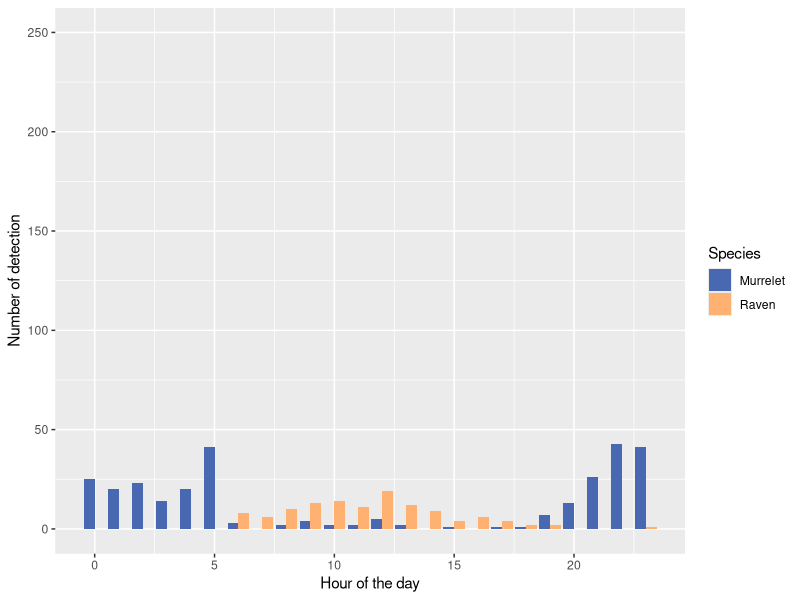
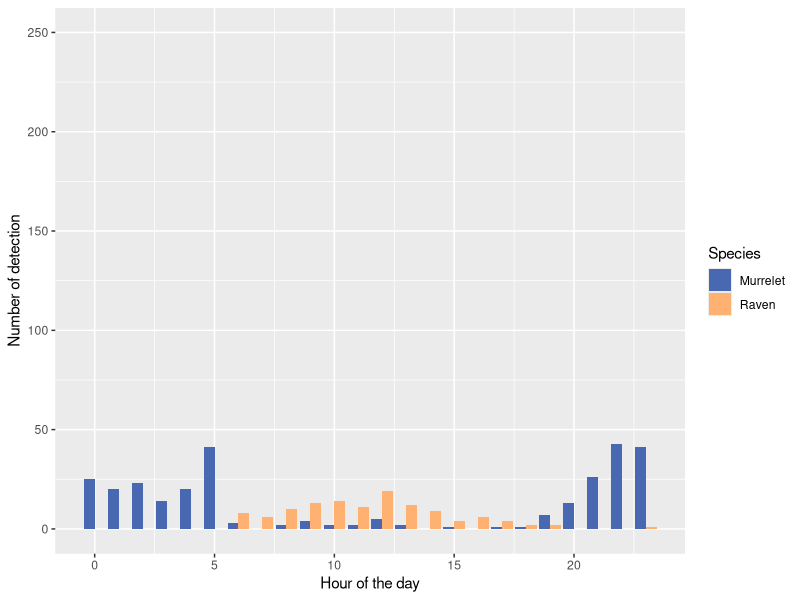

R code for these plots, in order: (Note: this script raises an error after producing the figures.)
#script for graphs and visuals for cameras

library(here)
library(tidyverse)
library(ggplot2)

#### load data ####
camera_hourly <- read.csv(here("data", "camera_hourly_mod.csv"))
camera.m <- camera_hourly%>%
  select(hour,jday,SCMU_hourly_det,tod,image_type)%>%
  group_by(hour)%>%
  #group_by(jday)%>%
  #group_by(tod)%>%
  #group_by(image_type)%>%
  summarize(m=sum(SCMU_hourly_det))
camera.r <- camera_hourly%>%
  select(hour,jday,CORA_hourly_det,tod,image_type)%>%
  group_by(hour)%>%
  #group_by(jday)%>%
  #group_by(tod)%>%
  #group_by(image_type)%>%
  summarize(r=sum(CORA_hourly_det))
camera.plot<-left_join(camera.m,camera.r)
camera.plot1<-pivot_longer(camera.plot,cols=c("m","r"),names_to = "species",
                             values_to="nobs")

#### graph 1 ####
ggplot(camera.plot1)+
  geom_bar(aes(x=hour,y=nobs,fill=as.factor(species)),
           stat = "identity", 
           position = position_dodge(0.9))+
  xlab("Hour of the day")+
  ylab("Number of detection")+
  ylim(0,250)+
  scale_fill_manual(values = c("#4869b1","#ffb172"), name = "Species",
                    labels=c("Murrelet","Raven"))
ggsave(here("figures/camera.hr.png"),dpi=300)

ggplot(camera.plot1)+
  geom_bar(aes(x=jday,y=nobs,fill=as.factor(species)),
           stat = "identity", 
           position = position_dodge(0.9))+
  xlab("Day of the year")+
  ylab("Number of detection")+
  xlim(40,125)+
  scale_fill_manual(values = c("#4869b1","#ffb172"), name = "Species",
                    labels=c("Murrelet","Raven"))
ggsave(here("figures/camera.jday.png"),dpi=300)

ggplot(camera.plot1)+
  geom_bar(aes(x=tod,y=nobs,fill=as.factor(species)),
           stat = "identity", 
           position = position_dodge(0.9))+
  xlab("Time of day")+
  ylab("Number of detection")+
  scale_fill_manual(values = c("#4869b1","#ffb172"), name = "Species",
                    labels=c("Murrelet","Raven"))
ggsave(here("figures/camera.tod.png"),dpi=300)

ggplot(camera.plot1)+
  geom_bar(aes(x=image_type,y=nobs,fill=as.factor(species)),
           stat = "identity", 
           position = position_dodge(0.9))+
  xlab("Image type")+
  ylab("Number of detection")+
  scale_fill_manual(values = c("#4869b1","#ffb172"), name = "Species",
                    labels=c("Murrelet","Raven"))
ggsave(here("figures/camera.image_type.png"),dpi=300)
